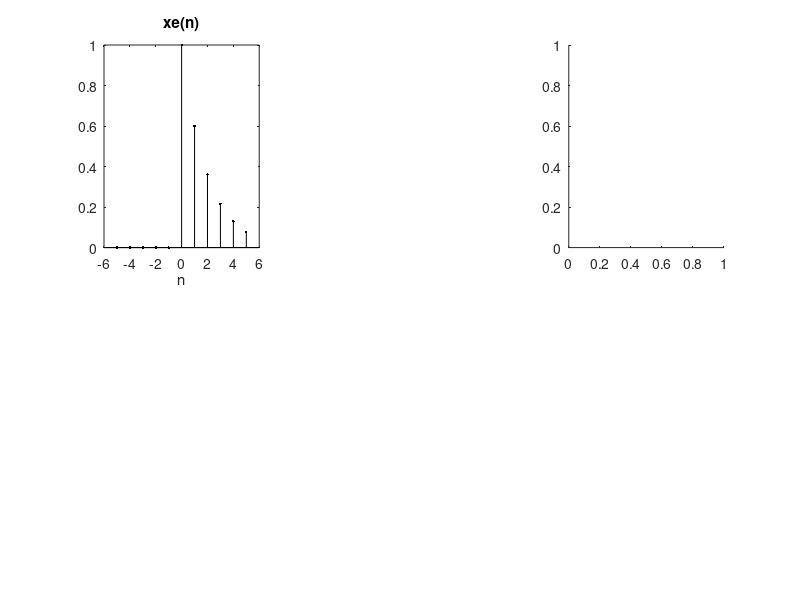

Recreate this plot in MATLAB. (Note: this script raises an error after producing the figure.)
%-----------------------------------------------------------------
% exa010101.m: for example 1.1.1 and to generate Fig1.1.8a,b,c
%-----------------------------------------------------------------
clear;

% ������ɢ����x,
x1=zeros(1,5);
n=0:5;
x2=0.6.^n;
x=[x1,x2];
n1=-5:5;
subplot(231)
stem(n1,x,'.k');
xlabel('n');
title('x(n)');
for k=1:11
   y(k)=x(12-k);
end

% �����ֽ�Ϊż�Գ�����xe����Գ�����xo֮��
xlabel('n');
title('xe(n)');
subplot(233)
stem(n1,xo,'.k')
xlabel('n');
title('xo(n)');

xx=zeros(1,11);
hold
plot(n1,xx)
